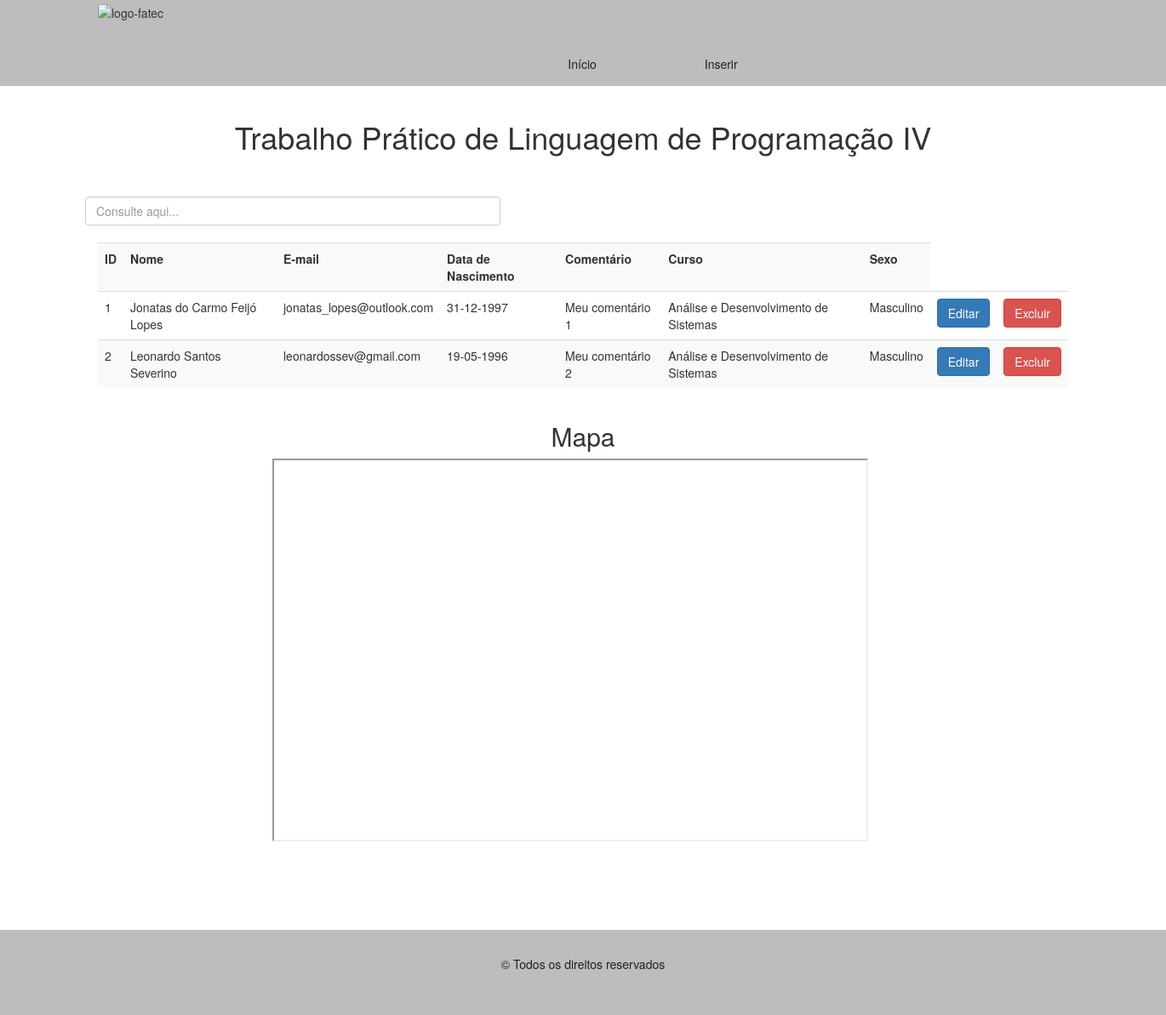
The page / on the database its author committed.
### tables this page shows
CREATE TABLE `tb_aluno` (
  `id` int(11) NOT NULL,
  `nome` varchar(50) NOT NULL,
  `email` varchar(45) NOT NULL,
  `data` date NOT NULL,
  `comentario` text,
  `curso` varchar(40) NOT NULL,
  `sexo` varchar(10) NOT NULL
);

### select.php (the view)
<?php
$con = getConnection();
mysqli_set_charset($con, "utf8");
$res = $_GET["res"];
if(strlen($res) == 0){
    $SQL = "SELECT ID, NOME, EMAIL, DATA, COMENTARIO, CURSO, SEXO  FROM tb_aluno";
    $tab = mysqli_query($con, $SQL);
    $linha = mysqli_fetch_assoc($tab);
}else{
    $SQL = "SELECT ID, NOME, EMAIL, DATA, COMENTARIO, CURSO, SEXO  FROM tb_aluno WHERE NOME LIKE '%". $res ."%'";
    $tab = mysqli_query($con, $SQL);
    $linha = mysqli_fetch_assoc($tab);
}
?>
<div class='table-responsive'>
    <table class='table table-striped table-hover'>
    <tr>
        <th>ID</th>
        <th>Nome</th>
        <th>E-mail</th>
        <th>Data de Nascimento</th>
        <th>Comentário</th>
        <th>Curso</th>
        <th>Sexo</th>
    </tr>
<?php
while($linha != null) {
    ?>
    <tr>
        <td><?=$linha["ID"]?></td>
        <td><?=$linha["NOME"]?></td>
        <td><?=$linha["EMAIL"]?></td>
        <td>
        <?php
            $dt = new DateTime($linha["DATA"]);
            $dtModel = $dt->format("d-m-Y");
            echo $dtModel;
        ?>
        </td>
        <td><?=$linha["COMENTARIO"]?></td>
        <td><?=$linha["CURSO"]?></td>
        <td><?=$linha["SEXO"]?></td>
        <td><a href='atualizar.php?id=<?=$linha['ID']?>&nome=<?=$linha['NOME']?>&email=<?=$linha['EMAIL']?>&data=<?=$linha['DATA']?>&comentario=<?=$linha['COMENTARIO']?>'><button class="btn btn-primary" >Editar</button></a>
        <td><a href='deletar.php?id=<?=$linha['ID']?>'><button class="btn btn-danger">Excluir</button></a>
    </tr>
    <?php $linha = mysqli_fetch_assoc($tab);
}
?>
    </table>
</div>

### assets/includes/header.php (shortened to what this page needs)
<!DOCTYPE html>
<html>
<head>
    <link href="assets/css/bootstrap.css" rel="stylesheet" type="text/css">
    <link rel="stylesheet" href="assets/css/bootstrap.min.css" type="text/css">
    <link rel="stylesheet" href="assets/css/style.css" type="text/css">
</head>
<body>

### assets/includes/menu.php (shortened to what this page needs)
<div class="navbar-wrapper">
    <div>
        <nav class="navbar navbar-static-top">
            <div class="container">
                <div id="navbar" class="navbar-collapse">
                    <div class="row">
                        <div id="logo" class="col-md-4">
                            <img src="assets/img/logo-fatec.png" alt="logo-fatec" class="img-responsive">
                        </div>
                        <div class="col-md-7 col-md-offset-1">
                            <ul class="nav" id="menu">
                                <li class="col-md-3">
                                    <a href="index.php">
                                        Início
                                    </a>
                                </li>
                                <li class="col-md-3">
                                    <a href="inserir.php">
                                        Inserir
                                    </a>
                                </li>
                            </ul>
                        </div>
                    </div>
                </div>
            </div>
        </nav>
    </div>
</div>

### index.php (shortened to what this page needs)
<?php include 'assets/includes/header.php' ?>
        <?php include 'assets/includes/menu.php' ?>
            <div class="container">
                <h1 class="text-center">Trabalho Prático de Linguagem de Programação IV</h1>
                <div class="row" id="procurar">
                    <input type="text" class="form-control col-md-5" onkeyup="busca(this.value)" placeholder="Consulte aqui..." /><br>
                </div>
                <div id="exibe-dados">
                    <?php
                        include_once "select.php";
                    ?>
                </div>
                <h2 class="text-center">Mapa</h2>
                <div class="col-md-12 offset-2">
                    <iframe src="https://www.google.com/maps/embed?pb=!1m18!1m12!1m3!1d3644.7382408817375!2d-46.4145246845655!3d-24.005018784011334!2m3!1f0!2f0!3f0!3m2!1i1024!2i768!4f13.1!3m3!1m2!1s0x94ce1db2e586da8d%3A0x271ae3e10bdc671e!2sFATEC!5e0!3m2!1spt-BR!2sbr!4v1497569560683" width="700" height="450" frameborder="1"></iframe>
                </div>
            </div>
        <?php include 'assets/includes/footer.php' ?>
    </body>
</html>

### assets/includes/footer.php (shortened to what this page needs)
<div>
    <footer>
        <span>&copy Todos os direitos reservados</span>
    </footer>
</div>

### assets/css/style.css (style rules this page uses)
nav, footer { background-color: #bdbdbd; }
#menu a, footer { text-align: center; color: #212121 }
footer { margin-top: 100px; height: 100px; }
#exibe-dados { margin-top: 20px; }
#procurar, ul#menu, form#inserir, #lista-inserir { margin-top: 50px; }

### rows shown on the page
tb_aluno: id "1", nome "Jonatas do Carmo Feijó Lopes", email "jonatas_lopes@outlook.com", data "31-12-1997", comentario "Meu comentário 1", curso "Análise e Desenvolvimento de Sistemas", sexo "Masculino"
tb_aluno: id "2", nome "Leonardo Santos Severino", email "leonardossev@gmail.com", data "19-05-1996", comentario "Meu comentário 2", curso "Análise e Desenvolvimento de Sistemas", sexo "Masculino"
